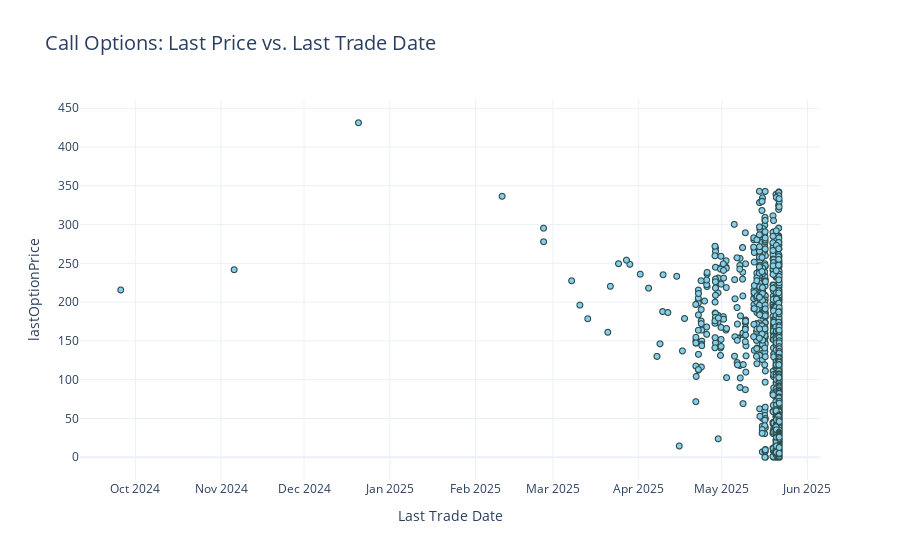

The notebook cell this image was saved under:
### Code cell
fig = px.scatter(
    opts_data_c,
    x='lastTradeDate',
    y='lastOptionPrice',
    title='Call Options: Last Price vs. Last Trade Date',
    labels={
        'lastTradeDate': 'Last Trade Date',
        'lastOptionsPrice': 'Last Price (USD)'
    },
    template='plotly_white'
)

fig.update_traces(
    marker=dict(size=6, color='skyblue', line=dict(width=1, color='DarkSlateGrey'))
)

fig.update_layout(
    xaxis=dict(showgrid=True),
    yaxis=dict(showgrid=True),
    title_font_size=20
)

fig.show()

### Figure 1 — Plotly figure (JSON) as saved in the notebook; plotly's stock layout.template omitted (floating-point values rounded to 4 significant figures; data arrays with more than 128 entries replaced by an {"elided": "..."} marker saying what was removed)
{"data": [{"hovertemplate": "Last Trade Date=%{x}<br>lastOptionPrice=%{y}<extra></extra>", "legendgroup": "", "marker": {"color": "skyblue", "line": {"color": "DarkSlateGrey", "width": 1}, "size": 6, "symbol": "circle"}, "mode": "markers", "name": "", "showlegend": false, "type": "scattergl", "x": {"elided": "2222 str values"}, "xaxis": "x", "y": {"elided": "2222 float values"}, "yaxis": "y"}], "layout": {"autosize": true, "legend": {"tracegroupgap": 0}, "title": {"font": {"size": 20}, "text": "Call Options: Last Price vs. Last Trade Date"}, "xaxis": {"anchor": "y", "autorange": true, "domain": [0, 1], "range": ["2024-09-10 08:13:35.0679", "2025-06-06 05:10:59.9321"], "showgrid": true, "title": {"text": "Last Trade Date"}, "type": "date"}, "yaxis": {"anchor": "x", "autorange": true, "domain": [0, 1], "range": [-35.58, 466.9], "showgrid": true, "title": {"text": "lastOptionPrice"}, "type": "linear"}}}
